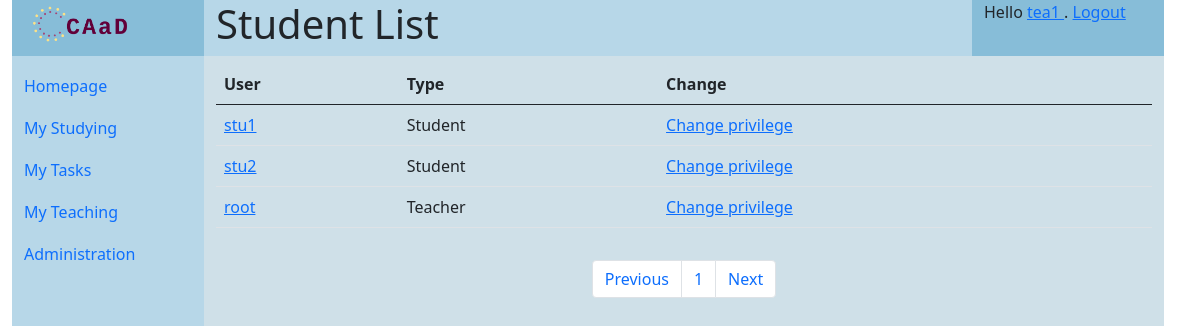
The app's page /courses/1/students (signed in) with its own data.
### courses/models.py (models this page shows, shortened)
class CourseMember(models.Model):
    MEMBER_TYPE = [(0, 'admin'), (1, 'teacher'),
                   (2, 'assistant'), (3, 'student')]
    type = models.IntegerField(
        choices=MEMBER_TYPE, verbose_name='Member type')
    course = models.ForeignKey(Course, on_delete=models.CASCADE, null=True)
    user = models.ForeignKey(User, on_delete=models.CASCADE, null=True)
    @classmethod
    def get_highest_course_privilege(cls, user_id, course_id):
        if user_id == None or course_id == None:
            return 4
        cm = cls.objects.filter(course__pk=course_id).filter(user__pk=user_id)
        if len(cm) > 0:
            type = 3
            for role in cm:
                if role.type < type:
                    type = role.type
            return type
        return 4

### courses/views.py (the view)
# urls.py: path('<int:course_id>/students', views.StudentsListView.as_view(), name='students_manage'),
class StudentsListView(CheckGreaterPrivilegeMixin, ListView):
    paginate_by = 10
    template_name = 'courses/students.html'
    context_object_name = 'student_list'
    least_privilege = COURSEMEMBER_TEACHER
    def dispatch(self, request, *args, **kwargs):
        self.course_id = kwargs["course_id"]
        return super().dispatch(request, *args, **kwargs)
    def get_queryset(self):
        user = self.request.user
        course_id = self.kwargs['course_id']
        privilege = CourseMember.get_highest_course_privilege(user.pk, course_id)
        return CourseMember.objects.filter(course__id=course_id, type__gt=privilege)
    def get_context_data(self, *args, object_list=None, **kwargs):
        context = super().get_context_data(*args, object_list=object_list, **kwargs)
        context['title'] = "Student List"
        context['course_id'] = self.kwargs['course_id']
        return context
    def get(self, request, course_id):
        if not request.user.is_authenticated:
            return error_not_authenticated(request)
        return super(StudentsListView, self).get(self, request)

### utils/check.py (called while the page is built)
    def dispatch(self, request, *args, **kwargs):
        try:
            return super().dispatch(request, *args, **kwargs)
        except Exception as e:
            messages.info(request, "Please login to continue")
            print(e)
            return redirect(reverse("login"))

    def test_func(self):
        if self.course_id == None:
            raise Exception("course_id not set")
        else:
            print("Check {} least({}) in Course({})".format(self.request.user.pk, self.least_privilege, self.course_id))
            return (CourseMember.get_highest_course_privilege(self.request.user.pk, self.course_id) <= self.least_privilege) | self.request.user.is_superuser
        return False

    def dispatch(self, request, *args, **kwargs):
        try:
            return super().dispatch(request, *args, **kwargs)
        except Exception as e:
            messages.error(request, "Permission Denied, login may help")
            print("Exception occur")
            return redirect(reverse("login"))

### templates/courses/students.html (shortened to what this page needs)
{% extends 'generics/base.html' %}
{% block content %}
<div class="container mt-2">
<table class="table">
<thead>
    <tr>
    <th scope="col">User</th>
    <th scope="col">Type</th>
    <th scope="col">Change</th>
    </tr>
</thead>
{% for member_record in student_list %}
    <tr>
        <td>
            <a href="{% url 'users:profile' member_record.user.username %}">
                {{ member_record.user }}
            </a>
        </td>
        <td>
            {% if member_record.type == 1 %}
            Teacher
            {% elif member_record.type == 2 %}
            Assistant
            {% elif member_record.type == 3 %}
            Student
            {% endif %}
        </td>
        <td><a href="{% url 'courses:privilege_change' member_record.pk %}">Change privilege</a></td>
    </tr>
{% endfor %}
</table>
</div>
{% if page_obj %}
<nav aria-label="Page navigation example">
<ul class="pagination d-flex justify-content-center m-3">
    {% if page_obj.has_previous %}
        <li class="page-item"><a class="page-link" href="?page={{ page_obj.previous_page_number }}">Previous</a></li>
        {% else %}
        <li class="page-item"><a class="page-link disabled" href="#" disabled>Previous</a></li>
    {% endif %}
    {% for object in page_obj.paginator.page_range %}
        <li class="page-item">
            <a class="page-link" href="?page={{ forloop.counter }}">{{ forloop.counter }}</a>
        </li>
    {% endfor %}
    {% if page_obj.has_next %}
        <li class="page-item"><a class="page-link" href="?page={{ page_obj.next_page_number }}">Next</a></li>
        {% else %}
        <li class="page-item"><a class="page-link disabled" href="#" disabled>Next</a></li>
    {% endif %}
</ul>
</nav>
{% endif %}
{% endblock content %}

### templates/generics/base.html (shortened to what this page needs)
{% load static %}
<!DOCTYPE html>
<html>
    <head>
        <link href="{% static 'css/bootstrap.min.css' %}" rel="stylesheet">
        <link rel="stylesheet" href="{% static 'css/base.css' %}">
    </head>
    <body>
<div id="header" class="header container-fluid row">
    <div class="logo col-sm-2 center">
        <a href="{% url 'index' %}"><img src="{% static 'images/logo.png' %}" alt="CAaD" width="" height="50"></a>
    </div>
        <div class="title col-sm-8">
            <h1>{{ title | default:"Fill in title variable" }}<h1>
        </div>
    <div class="user col-sm-2">
        {% block status %}
            {% if user.is_authenticated %}
            Hello
            <a href="{% url 'users:profile' user.username %}">
            {{ user.username }}
            </a>
            . <a href="{% url 'users:logout' %}">Logout</a>
            {% else %}
            Anonymous User. <a href="{% url 'login' %}">Login</a>
            {% endif %}
        {% endblock status %}
    </div>
</div>
<div id="body" class="container-fluid row">
    <div class="navi col-sm-2 flex-fill">
    <nav class="navbar navbar-default" role="navigation">
        <ul class="nav nav-pills flex-column">
            <li class="nav-item">
                <a class="nav-link" href='{% url "index" %}'>Homepage</a>
            </li>
            {% block navigation %}
            <li class="nav-item">
                <a class="nav-link" href='{% url "courses:studying_list_my" %}'>My Studying</a>
            </li>
            <li class="nav-item">
                <a class="nav-link" href='{% url "courses:tasks_list_my" %}'>My Tasks</a>
            </li>
            {% if user.is_staff %}
            <li class="nav-item">
                <a class="nav-link" href='{% url "courses:teaching_list_my" %}'>My Teaching</a>
            </li>
            <li class="nav-item">
                <a class="nav-link" href='{% url "admin:index" %}'>Administration</a>
            </li>
            {% endif %}
            {% endblock %}
        </ul>
    </nav>
    </div>
    <div class="content col-sm-10 container">
    <div class="row align-items-center">
        {% block content%}{% endblock %}
    </div>
    </div>
</div>
    </body>
</html>

### statics/css/base.css (style rules this page uses)
.logo { background-color: #87bdd8; }
.user { background-color: #87bdd8; }
.title { background-color: #b7d7e8; }
#body { min-height: 90vh; }
.navi { background-color: #b7d7e8; }
.nav-link { padding-left: 0; padding-top: 10px; }
.content { background-color: #cfe0e8; border-top: 10px; }

### records on screen
CourseMember: user "stu1", type "Student"
CourseMember: user "stu2", type "Student"
CourseMember: user "root", type "Teacher"

### other values on screen
{{ user.username }} "tea1"
